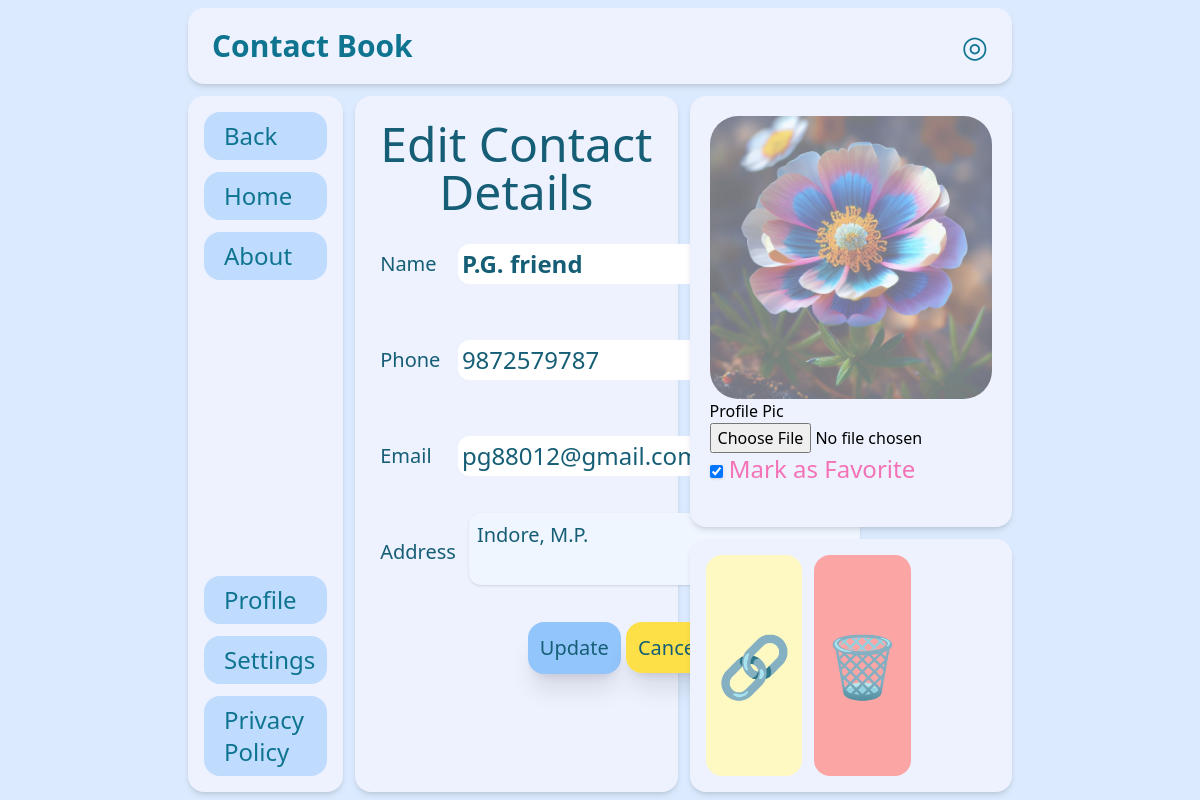
Page /edit_contact/131 on the committed database.
### contacts/models.py (models this page shows, shortened)
class Contacts(models.Model):
    user = models.ForeignKey(User, on_delete=models.SET_NULL, null=True, blank=True)
    name = models.CharField(max_length=50,default="NaN")
    phone = models.CharField(max_length=15)
    email = models.EmailField(max_length=50)
    address = models.TextField()
    ppic = models.ImageField(default='default.jpg', upload_to='')
    fav = models.BooleanField(default=False)

### contacts/views.py (the view, shortened to what this page needs)
# urls.py: path('edit_contact/<id>',views.edit_contact,name="edit_contact"),
def edit_contact(request,id):
    contact = Contacts.objects.get(id=id)
    context={'contact':contact}
    return render(request,'edit_contact.html',context)

### templates/edit_contact.html (shortened to what this page needs)
{% extends 'base.html' %}
{% load static %}
{% block body %}
<div class="grid grid-cols-5 grid-rows-9 gap-3 h-screen w-[70%] mx-auto p-2">
    <div class="text-cyan-700 col-span-5 bg-indigo-50 shadow-md rounded-2xl flex items-center justify-between px-6">
        <div class="text-3xl font-bold">Contact Book</div>
        <div class="text-3xl">
            ◎
        </div>
    </div>
    <nav class="nav text-cyan-700 text-2xl row-span-8 row-start-2 bg-indigo-50 shadow-md rounded-2xl flex flex-col items-start justify-between">
        <ul class=" w-full p-4">
            <li class="bg-blue-200 p-2 pl-5 rounded-2xl mb-3">Back</li>
            <li class="bg-blue-200 p-2 pl-5 rounded-2xl mb-3">Home</li>
            <li class="bg-blue-200 p-2 pl-5 rounded-2xl mb-3">About</li>
        </ul>
        <ul class=" w-full p-4">
            <li class="bg-blue-200 p-2 pl-5 rounded-2xl mb-3">Profile</li>
            <li class="bg-blue-200 p-2 pl-5 rounded-2xl mb-3">Settings</li>
            <li class="bg-blue-200 p-2 pl-5 rounded-2xl ">Privacy Policy</li>
        </ul>
    </nav>
    <div class="text-cyan-800 p-6 text-xl col-span-2 row-span-8 row-start-2 bg-indigo-50 shadow-md rounded-2xl flex flex-col">
        <div class="text-5xl text-center">Edit Contact Details</div>
        <form action="/edit_contact/{{contact.id}}" method="post">
        <table >
            <tr class=" align-middle h-24" >
                <td>Name</td>
                <td class="text-2xl font-bold"><input type="text" name="name" value="{{contact.name}}" class="rounded-xl p-1"></td>
            </tr>
            <tr class="  align-middle h-24">
                <td>Phone</td>
                <td class="text-2xl"><input type="text" name="phone" value="{{contact.phone}}" class="rounded-xl p-1"></td>
            </tr>
            <tr class="  align-middle h-24">
                <td>Email</td>
                <td class="text-2xl"><input type="text" name="email" value="{{contact.email}}" class="rounded-xl p-1"></td>
            </tr>
            <tr class="  align-middle h-24 ">
                <td>Address</td>
                <td class="pl-3">
                <textarea name="addr" cols="30" rows="2" class=" p-2 rounded-xl shadow bg-blue-50" class="rounded-xl p-1">{{contact.address}}</textarea></td>
            </tr>
            <tr class="  align-middle h-24 ">
                <td colspan="2" class="text-center" >
                    <input  class=" p-3 rounded-2xl bg-blue-300 shadow-xl hover:bg-blue-400" type="submit" value="Update">
                    <a href="/contact_details/{{contact.id}}"  class=" p-3 rounded-2xl bg-yellow-300 shadow-xl hover:bg-yellow-400" >Cancel</a>
                </td>
            </tr>
        </table>
    </div>
    <div class="p-5 col-span-2 row-span-5 col-start-4 row-start-2 bg-indigo-50 shadow-md rounded-2xl ">
        <img id="imagePreview" src="/static/images/{{contact.ppic}}" alt="Image Preview" class="rounded-full mx-auto " style=" max-width:100%;max-height:80%">
        <label>Profile Pic</label>
        <input class="cursor-pointer" type="file" accept="image/*" name="ppic" id="imageInput" accept="images/*">
        <div class=" min-w-[20%] relative bottom-0 left-0 text-2xl text-pink-400">
            <input type="checkbox" name="fav" class="shadow bg-blue-50 " {% if contact.fav %}checked{% endif %}>
            Mark as Favorite
        </div>
    </div>
    <div class="flex gap-3 p-4 text-6xl col-span-2 row-span-3 col-start-4 row-start-7 bg-indigo-50 shadow-md rounded-2xl">
        <div class="bg-yellow-100 hover:bg-yellow-200 rounded-2xl p-3 w-1/3 flex items-center justify-center">🔗</div>
        <a href="/delete_contact/{{contact.id}}" class="bg-red-300 hover:bg-red-400 rounded-2xl p-3 w-1/3 flex items-center justify-center">🗑️</a>
    </div>
</div>
{% endblock %}

### static/css/style.css (style rules this page uses)
#imagePreview { border-radius:10%; opacity:0.5 }

### rows in the picture
Contacts: name "P.G. friend", phone "9872579787", email "pg88012@gmail.com", addr "Indore, M.P.", ppic (picture), fav "☑"
